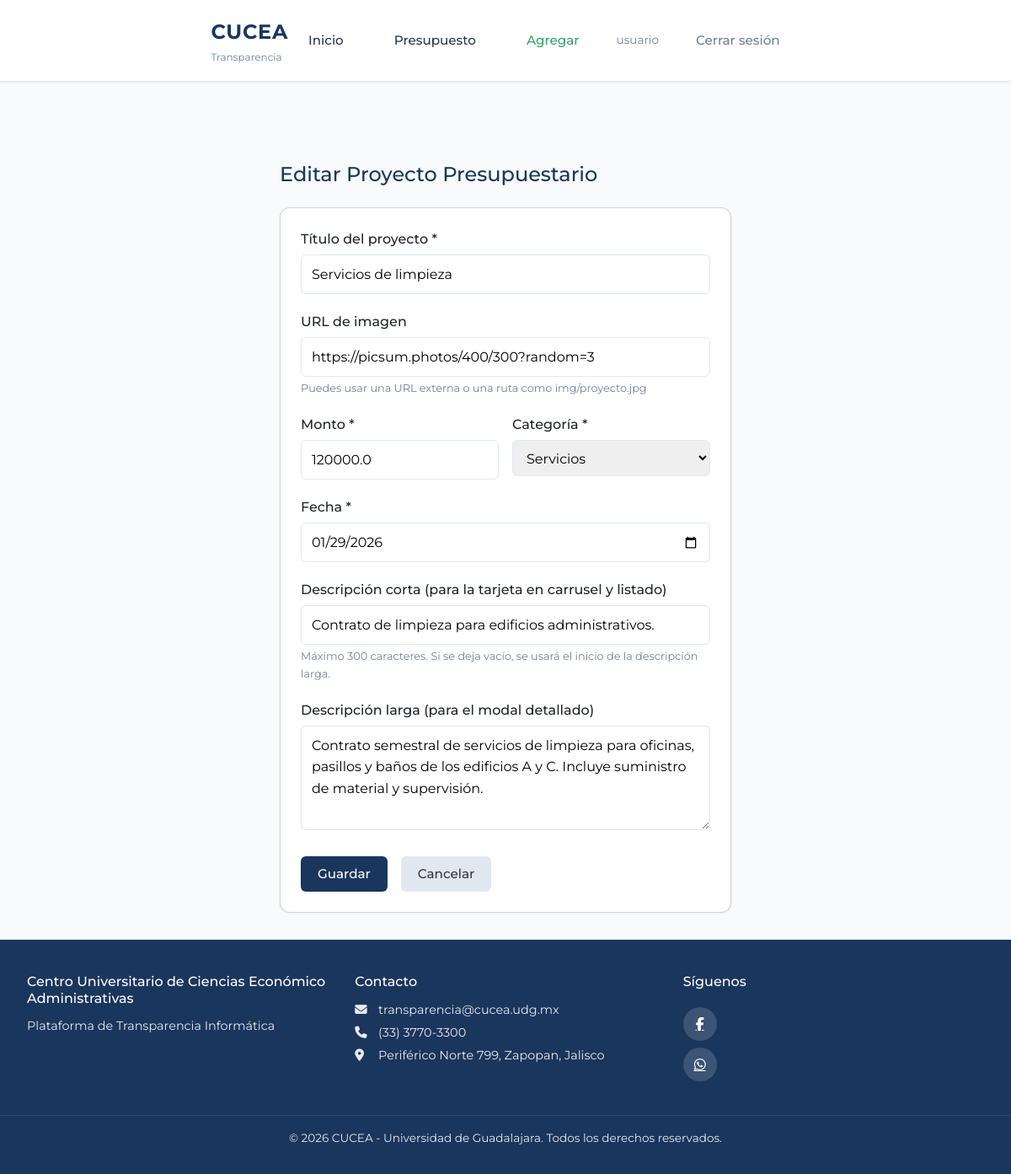
Page /presupuesto/editar/3 (signed in) on the committed database.
### models.py (models this page shows, shortened)
class Usuario(UserMixin, db.Model):
    __tablename__ = 'usuarios'
    id = db.Column(db.Integer, primary_key=True)
    email = db.Column(db.String(120), unique=True, nullable=False, index=True)
    password_hash = db.Column(db.String(256), nullable=False)
    nombre = db.Column(db.String(100), nullable=False)
    es_admin = db.Column(db.Boolean, default=False, nullable=False)
    fecha_registro = db.Column(db.DateTime, default=datetime.utcnow)
    @property
    def es_administrador(self):
        return self.es_admin

class Presupuesto(db.Model):
    __tablename__ = 'presupuestos'
    id = db.Column(db.Integer, primary_key=True)
    concepto = db.Column(db.String(200), nullable=False)  # Título del proyecto
    descripcion_corta = db.Column(db.String(300))  # Resumen breve para la card (si vacío se trunca descripcion)
    descripcion = db.Column(db.Text)  # Descripción larga para el modal
    imagen_url = db.Column(db.String(500))  # Ruta o URL de imagen (ej: img/proyecto1.jpg)
    monto = db.Column(db.Float, nullable=False)
    categoria = db.Column(db.String(100), nullable=False)
    fecha = db.Column(db.Date, nullable=False)  # Fecha del proyecto
    likes = db.Column(db.Integer, default=0, nullable=False)
    dislikes = db.Column(db.Integer, default=0, nullable=False)
    fecha_registro = db.Column(db.DateTime, default=datetime.utcnow)
    comentarios = db.relationship('Comentario', backref='presupuesto', lazy='dynamic', order_by='Comentario.fecha_creacion')

### app.py (the view, shortened to what this page needs)
    @app.route('/presupuesto/editar/<int:id>', methods=['GET', 'POST'])
    @login_required
    def presupuesto_editar(id):
        if not current_user.es_administrador:
            abort(403)
        presupuesto = Presupuesto.query.get_or_404(id)
        return render_template('presupuesto/formulario.html', presupuesto=presupuesto, categorias=CATEGORIAS)

### templates/presupuesto/formulario.html (shortened to what this page needs)
{% extends "base/layout.html" %}
{% block content %}
<div class="form-page">
    <header class="form-header">
        <h1>{{ 'Editar' if presupuesto else 'Nuevo' }} Proyecto Presupuestario</h1>
    </header>
    <div class="card">
        <form method="POST" class="presupuesto-form" enctype="multipart/form-data">
            <div class="form-group">
                <label for="concepto">Título del proyecto *</label>
                <input type="text" id="concepto" name="concepto" required
                       value="{{ presupuesto.concepto if presupuesto else request.form.get('concepto', '') }}"
                       placeholder="Ej: Renovación de laboratorios">
            </div>
            <div class="form-group">
                <label for="imagen_url">URL de imagen</label>
                <input type="text" id="imagen_url" name="imagen_url"
                       value="{{ presupuesto.imagen_url if presupuesto else request.form.get('imagen_url', '') }}"
                       placeholder="https://ejemplo.com/imagen.jpg o img/proyecto.jpg">
                <small>Puedes usar una URL externa o una ruta como img/proyecto.jpg</small>
            </div>
            <div class="form-row">
                <div class="form-group">
                    <label for="monto">Monto *</label>
                    <input type="number" id="monto" name="monto" required step="0.01" min="0"
                           value="{{ presupuesto.monto if presupuesto else request.form.get('monto', '') }}"
                           placeholder="0.00">
                </div>
                <div class="form-group">
                    <label for="categoria">Categoría *</label>
                    <select id="categoria" name="categoria" required>
                        {% for cat in categorias %}
                        <option value="{{ cat }}" {% if (presupuesto and presupuesto.categoria == cat) or request.form.get('categoria') == cat %}selected{% endif %}>{{ cat }}</option>
                        {% endfor %}
                    </select>
                </div>
            </div>
            <div class="form-group">
                <label for="fecha">Fecha *</label>
                <input type="date" id="fecha" name="fecha" required
                       value="{{ presupuesto.fecha.strftime('%Y-%m-%d') if presupuesto else request.form.get('fecha', '') }}">
            </div>
            <div class="form-group">
                <label for="descripcion_corta">Descripción corta (para la tarjeta en carrusel y listado)</label>
                <input type="text" id="descripcion_corta" name="descripcion_corta" maxlength="300"
                       value="{{ presupuesto.descripcion_corta if presupuesto else request.form.get('descripcion_corta', '') }}"
                       placeholder="Una línea breve que se verá en la card...">
                <small>Máximo 300 caracteres. Si se deja vacío, se usará el inicio de la descripción larga.</small>
            </div>
            <div class="form-group">
                <label for="descripcion">Descripción larga (para el modal detallado)</label>
                <textarea id="descripcion" name="descripcion" rows="4"
                          placeholder="Descripción completa del proyecto...">{{ presupuesto.descripcion if presupuesto else request.form.get('descripcion', '') }}</textarea>
            </div>
            <div class="form-actions">
                <button type="submit" class="btn btn--primary">Guardar</button>
                <a href="{{ url_for('presupuestos_lista') }}" class="btn btn--secondary">Cancelar</a>
            </div>
        </form>
    </div>
</div>
{% endblock %}

### templates/base/layout.html (shortened to what this page needs)
<!DOCTYPE html>
<html lang="es">
<head>
    <link href="https://cdn.jsdelivr.net/npm/bootstrap@5.3.2/dist/css/bootstrap.min.css" rel="stylesheet">
    <link rel="stylesheet" href="https://cdnjs.cloudflare.com/ajax/libs/font-awesome/6.5.1/css/all.min.css">
    <link rel="stylesheet" href="{{ url_for('static', filename='css/main.css') }}">
</head>
<body>
    <header class="navbar navbar--sticky" id="main-navbar">
        <div class="navbar__container">
            <a href="{{ url_for('index') }}" class="navbar__brand">
                <span class="navbar__logo">CUCEA</span>
                <span class="navbar__subtitle">Transparencia</span>
            </a>
            <nav class="navbar__menu">
                <a href="{{ url_for('index') }}" class="navbar__link">Inicio</a>
                <a href="{{ url_for('presupuestos_lista') }}" class="navbar__link">Presupuesto</a>
                {% if current_user.is_authenticated and current_user.es_administrador %}
                    <a href="{{ url_for('presupuesto_nuevo') }}" class="navbar__link navbar__link--admin">Agregar</a>
                    <span class="navbar__user">{{ current_user.nombre }}</span>
                    <a href="{{ url_for('auth_logout') }}" class="navbar__link navbar__link--logout">Cerrar sesión</a>
                {% else %}
                    <a href="{{ url_for('auth_login') }}" class="navbar__link navbar__link--cta">Iniciar Sesión</a>
                {% endif %}
            </nav>
        </div>
    </header>
    <main class="main-content">
        {% block content %}{% endblock %}
    </main>
    <footer class="footer">
        <div class="footer__content">
            <div class="footer__section">
                <h4 class="footer__title">Centro Universitario de Ciencias Económico Administrativas</h4>
                <p class="footer__text">Plataforma de Transparencia Informática</p>
            </div>
            <div class="footer__section">
                <h4 class="footer__title">Contacto</h4>
                <p class="footer__text"><i class="fas fa-envelope"></i> transparencia@cucea.udg.mx</p>
                <p class="footer__text"><i class="fas fa-phone"></i> (33) 3770-3300</p>
                <p class="footer__text"><i class="fas fa-map-marker-alt"></i> Periférico Norte 799, Zapopan, Jalisco</p>
            </div>
            <div class="footer__section footer__social">
                <h4 class="footer__title">Síguenos</h4>
                <a href="https://www.facebook.com/CUCEA.UDG" target="_blank" rel="noopener" class="footer__icon" aria-label="Facebook">
                    <i class="fab fa-facebook-f"></i>
                </a>
                <a href="https://wa.me/523337703300" target="_blank" rel="noopener" class="footer__icon" aria-label="WhatsApp">
                    <i class="fab fa-whatsapp"></i>
                </a>
            </div>
        </div>
        <div class="footer__bottom">
            <p>&copy; {{ current_year }} CUCEA - Universidad de Guadalajara. Todos los derechos reservados.</p>
        </div>
    </footer>
</body>
</html>

### static/css/main.css (style rules this page uses)
:root { --color-primary: #1a365d; --color-primary-light: #2c5282; --color-primary-hover: #2d4a7c; --color-text: #2d3748; --color-text-muted: #718096; --color-bg: #f8fafc; --color-card: #ffffff; --color-border: #e2e8f0; --shadow: 0 1px 3px rgba(0, 0, 0, 0.06); --shadow-hover: 0 4px 12px rgba(0, 0, 0, 0.1); --navbar-height: 80px; --navbar-height-scrolled: 60px; --font-main: 'Montserrat', 'Segoe UI', system-ui, sans-serif; }
* { box-sizing: border-box; }
body { margin: 0; font-family: var(--font-main); background: var(--color-bg); color: var(--color-text); line-height: 1.6; min-height: 100vh; display: flex; flex-direction: column; }
.navbar { background: var(--color-card); border-bottom: 1px solid var(--color-border); box-shadow: var(--shadow); transition: all 0.3s ease; }
.navbar--sticky { position: sticky; top: 0; z-index: 1000; }
.navbar__container { display: flex; align-items: center; justify-content: space-between; padding: 0 2rem; height: var(--navbar-height); max-width: 1200px; margin: 0 auto; transition: all 0.3s ease; }
.navbar__brand { text-decoration: none; color: var(--color-primary); display: flex; flex-direction: column; }
.navbar__logo { font-size: 1.5rem; font-weight: 700; letter-spacing: 0.03em; transition: font-size 0.3s ease; }
.navbar__subtitle { font-size: 0.75rem; color: var(--color-text-muted); transition: font-size 0.3s ease; }
.navbar__menu { display: flex; align-items: center; gap: 0.75rem; }
.navbar__link { color: var(--color-text); text-decoration: none; font-weight: 500; font-size: 0.95rem; padding: 0.75rem 1.5rem; border-radius: 6px; transition: all 0.3s ease; }
.navbar__link--admin { color: #38a169; }
.navbar__link--logout { color: var(--color-text-muted); }
.navbar__user { font-size: 0.85rem; color: var(--color-text-muted); padding: 0 0.5rem; }
.main-content { flex: 1; padding: 0; min-height: 100vh; }
.btn { display: inline-block; padding: 0.6rem 1.25rem; border-radius: 6px; font-weight: 500; font-family: var(--font-main); text-decoration: none; cursor: pointer; border: none; font-size: 0.95rem; transition: background-color 0.2s, color 0.2s; }
.btn--primary { background: var(--color-primary); color: white; }
.btn--secondary { background: var(--color-border); color: var(--color-text); }
.form-page { max-width: 600px; margin: 0 auto; }
.form-header h1 { margin: 0 0 1.5rem; font-size: 1.5rem; color: var(--color-primary); }
.presupuesto-form .form-group { margin-bottom: 1.25rem; }
.presupuesto-form label { display: block; margin-bottom: 0.35rem; font-weight: 500; }
.presupuesto-form input, .presupuesto-form select, .presupuesto-form textarea { width: 100%; padding: 0.6rem 0.75rem; border: 1px solid var(--color-border); border-radius: 6px; font-size: 1rem; font-family: inherit; }
.presupuesto-form small { display: block; margin-top: 0.25rem; font-size: 0.8rem; color: var(--color-text-muted); }
.form-row { display: grid; grid-template-columns: 1fr 1fr; gap: 1rem; }
.form-actions { display: flex; gap: 1rem; margin-top: 1.5rem; }
.card { background: var(--color-card); border-radius: 12px; box-shadow: var(--shadow); padding: 1.5rem; }
.footer { background: var(--color-primary); color: rgba(255, 255, 255, 0.9); margin-top: auto; }
.footer__content { display: flex; flex-wrap: wrap; justify-content: space-around; gap: 2rem; padding: 2.5rem 2rem; max-width: 1200px; margin: 0 auto; }
.footer__section { flex: 1; min-width: 200px; }
.footer__title { margin: 0 0 0.75rem; font-size: 1rem; color: white; }
.footer__text { margin: 0.25rem 0; font-size: 0.9rem; }
.footer__text i { margin-right: 0.5rem; width: 1rem; }
.footer__social { display: flex; flex-direction: column; }
.footer__icon { display: inline-flex; align-items: center; justify-content: center; width: 40px; height: 40px; background: rgba(255, 255, 255, 0.15); color: white; border-radius: 50%; margin-right: 0.5rem; margin-top: 0.5rem; transition: background 0.2s; }
.footer__bottom { text-align: center; padding: 1rem 2rem; border-top: 1px solid rgba(255, 255, 255, 0.1); font-size: 0.85rem; }
.main-content .presupuestos-page, .main-content .auth-container, .main-content .form-page, .main-content .detalle-page { padding: 2rem; padding-top: calc(var(--navbar-height) + 1rem); }

### rows in the picture
Usuario: nombre "usuario"
Presupuesto: concepto "Servicios de limpieza", imagen_url "https://picsum.photos/400/300?random=3", monto "120000.0", categoria "Servicios", fecha "01/29/2026", descripcion_corta "Contrato de limpieza para edificios administrativos.", descripcion "Contrato semestral de servicios de limpieza para oficinas, pasillos y baños de los edificios A y C. Incluye suministro de material y supervisión."

### other values in the picture
{{ 'Editar' if presupuesto else 'Nuevo' }} "Editar"
